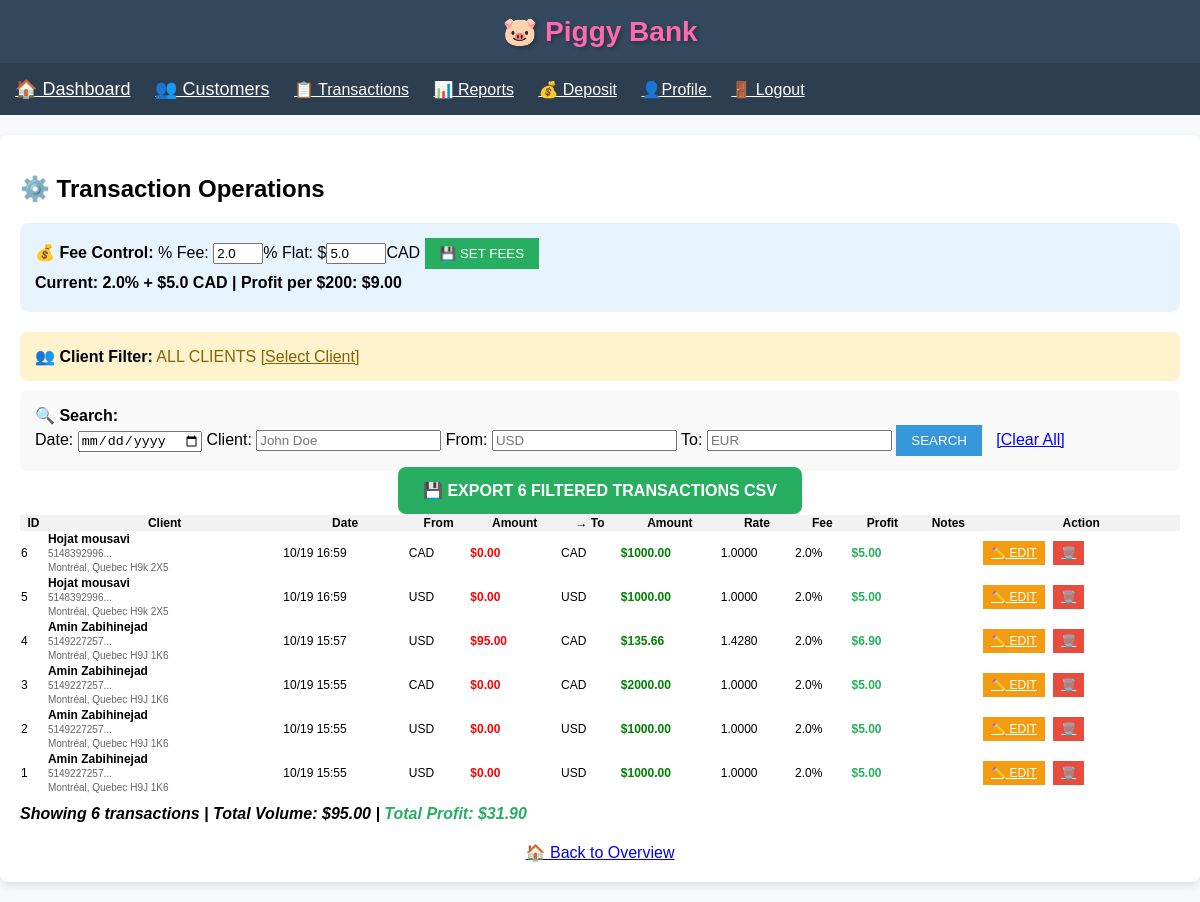
Page /transactions (signed in) on the earlier database version.
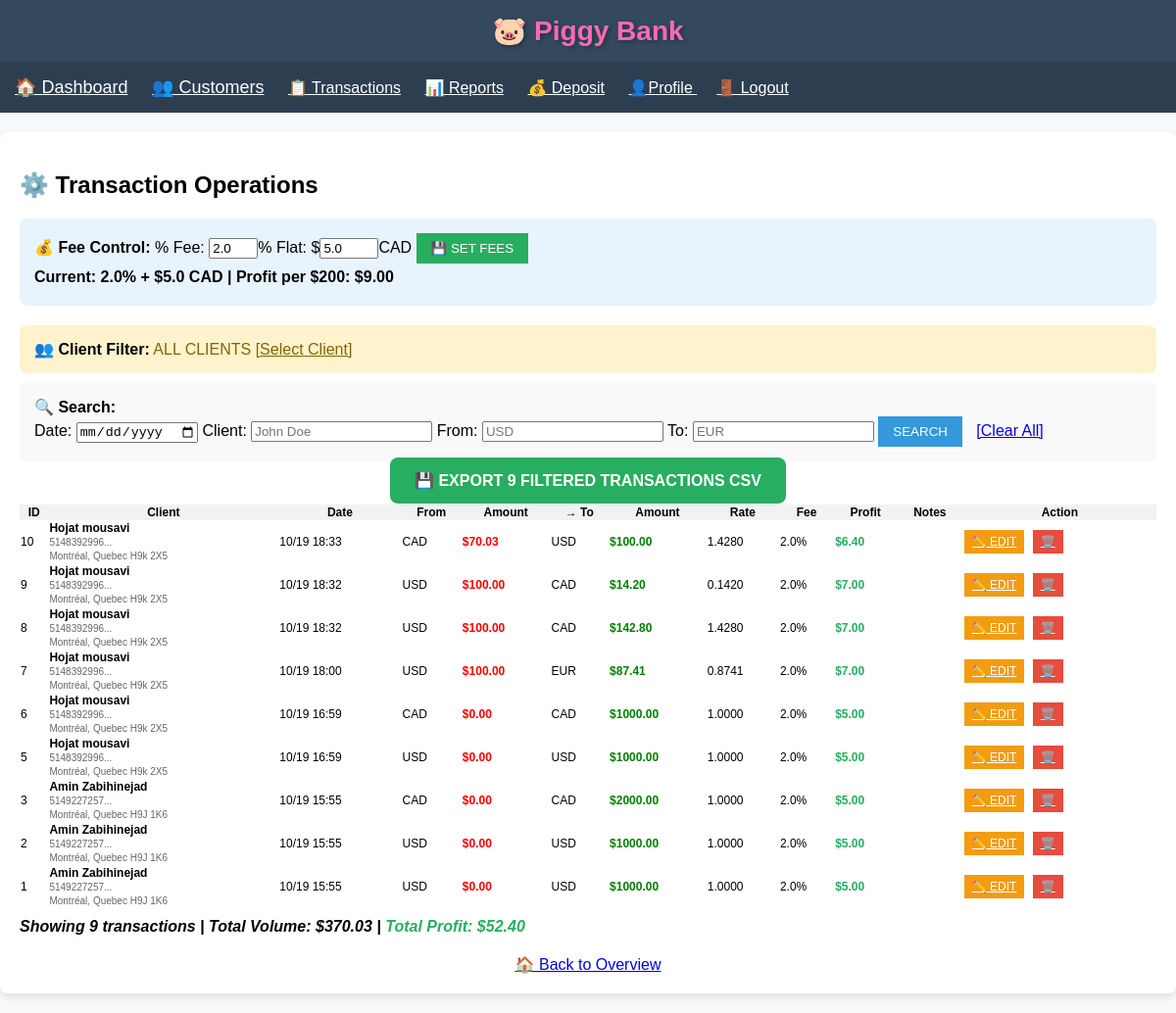
Same page on the later database version.
### app.py (models this page shows)
class Transaction(db.Model):
    id = db.Column(db.Integer, primary_key=True)
    date = db.Column(db.DateTime, default=datetime.utcnow)
    from_currency = db.Column(db.String(3), nullable=False)
    to_currency = db.Column(db.String(3), nullable=False)
    from_amount = db.Column(db.Float, nullable=False)
    to_amount = db.Column(db.Float, nullable=False)
    exchange_rate = db.Column(db.Float, nullable=False)
    notes = db.Column(db.Text, nullable=True)
    client_id = db.Column(db.Integer, db.ForeignKey('client.id'), nullable=False)

class Client(db.Model):
    id = db.Column(db.Integer, primary_key=True)
    first_name = db.Column(db.String(50), nullable=False)
    last_name = db.Column(db.String(50), nullable=False)
    email = db.Column(db.String(100), unique=True, nullable=False)
    phone = db.Column(db.String(20), nullable=False)
    apartment = db.Column(db.String(10))
    civic_number = db.Column(db.String(10), nullable=False)
    street = db.Column(db.String(100), nullable=False)
    city = db.Column(db.String(50), nullable=False)
    province = db.Column(db.String(10), nullable=False)
    postal_code = db.Column(db.String(10), nullable=False)
    created_at = db.Column(db.DateTime, default=datetime.utcnow)
    transactions = db.relationship('Transaction', backref='client', lazy=True)

### app.py (the view)
@app.route('/transactions')
def transactions():
    if 'user_id' not in session:
        return redirect(url_for('login'))
    search_date = request.args.get('date', '')
    search_client = request.args.get('client_name', '')
    search_from = request.args.get('from_currency', '')
    search_to = request.args.get('to_currency', '')
    query = Transaction.query.order_by(Transaction.date.desc())
    if session.get('is_admin'):
        all_tx = query.all()
    else:
        client_id = session.get('selected_client_id')
        if client_id:
            all_tx = query.filter_by(client_id=client_id).all()
        else:
            all_tx = []
    if search_date:
        search_date_obj = datetime.strptime(search_date, '%Y-%m-%d')
        all_tx = [tx for tx in all_tx if tx.date.date() == search_date_obj.date()]
    if search_client:
        all_tx = [tx for tx in all_tx if
                  search_client.lower() in f"{tx.client.first_name} {tx.client.last_name}".lower()]
    if search_from:
        all_tx = [tx for tx in all_tx if tx.from_currency.upper() == search_from.upper()]
    if search_to:
        all_tx = [tx for tx in all_tx if tx.to_currency.upper() == search_to.upper()]
    current_fee = round(FEE_PERCENTAGE * 100, 1)
    current_flat_fee = round(FLAT_FEE_CAD, 2)
    current_fee = round(FEE_PERCENTAGE * 100, 1)
    current_flat_fee = round(FLAT_FEE_CAD, 2)
    return render_template('transactions.html', transactions=all_tx,
                           search_date=search_date, search_client=search_client,
                           search_from=search_from, search_to=search_to,
                           current_fee=current_fee, current_flat_fee=current_flat_fee,
                           filtered_transactions=len(all_tx))  # ✅ NEW!

### templates/transactions.html (shortened to what this page needs)
{% extends "base.html" %}
{% block content %}
    <h2>⚙️ Transaction Operations</h2>
    {% if session.is_admin %}
    <div style="background:#e8f4fd; padding:15px; border-radius:8px; margin-bottom:20px;">
        <strong>💰 Fee Control:</strong>
        <form method="POST" action="{{ url_for('set_fees') }}" style="display:inline;">
            % Fee: <input type="number" name="fee_percentage" step="0.1" value="{{ current_fee }}" style="width:50px;">%
            Flat: $<input type="number" name="flat_fee_cad" step="0.01" value="{{ current_flat_fee }}" style="width:60px;">CAD
            <input type="submit" value="💾 SET FEES" style="padding:8px 15px; background:#27ae60; color:white; border:none;">
        </form>
        <p style="margin:5px 0; font-weight:bold;">
            <strong>Current:</strong> {{ current_fee }}% + ${{ current_flat_fee }} CAD |
            <strong>Profit per $200:</strong> ${{ "%.2f"|format((200 * current_fee / 100) + current_flat_fee) }}
        </p>
    </div>
    {% endif %}
    <div style="background:#fff3cd; padding:15px; border-radius:8px; margin-bottom:10px;">
        <strong>👥 Client Filter:</strong>
        {% if session.selected_client_id %}
            <span style="color:#856404;">{{ session.selected_client_name }} ✅</span>
            <a href="{{ url_for('index') }}" style="color:#856404;">[Change Client]</a>
        {% else %}
            <span style="color:#856404;">ALL CLIENTS</span>
            <a href="{{ url_for('index') }}" style="color:#856404;">[Select Client]</a>
        {% endif %}
    </div>
    <div style="background: #f9f9f9; padding: 15px; margin: 10px 0; border-radius: 5px;">
        <form method="GET">
            <strong>🔍 Search:</strong><br>
            Date: <input type="date" name="date" value="{{ search_date }}">
            Client: <input type="text" name="client_name" placeholder="John Doe" value="{{ search_client }}">
            From: <input type="text" name="from_currency" placeholder="USD" value="{{ search_from }}">
            To: <input type="text" name="to_currency" placeholder="EUR" value="{{ search_to }}">
            <input type="submit" value="SEARCH" style="padding:8px 15px; background:#3498db; color:white; border:none;">
            <a href="/transactions" style="color:blue; margin-left:10px;">[Clear All]</a>
        </form>
    </div>
    {% if transactions %}
        <div style="text-align:center; margin-bottom:15px;">
            <a href="{{ url_for('export_csv',
                date=search_date,
                client_name=search_client,
                from_currency=search_from,
                to_currency=search_to) }}"
               style="background:#27ae60; color:white; padding:15px 25px; text-decoration:none; border-radius:8px; font-size:16px; font-weight:bold;">
                💾 EXPORT {{ transactions|length }} FILTERED TRANSACTIONS CSV
            </a>
        </div>
        <table style="width:100%; border-collapse: collapse; font-size:12px;">
            <tr style="background:#f2f2f2;">
                <th>ID</th>
                <th>Client</th>
                <th>Date</th>
                <th>From</th>
                <th>Amount</th>
                <th>→ To</th>
                <th>Amount</th>
                <th>Rate</th>
                <th>Fee</th>
                <th>Profit</th>
                <th>Notes</th>
                <th>Action</th>
            </tr>
            {% for tx in transactions %}
                {% set profit = ((tx.from_amount * current_fee / 100) + current_flat_fee)|round(2) %}
                <tr>
                    <td>{{ tx.id }}</td>
                    <td style="white-space: nowrap;">
                        <strong>{{ tx.client.first_name }} {{ tx.client.last_name }}</strong><br>
                        <small style="color:#666;">
                            {{ tx.client.phone[:12] }}...<br>
                            {{ tx.client.city }}, {{ tx.client.province }} {{ tx.client.postal_code }}
                        </small>
                    </td>
                    <td>{{ tx.date.strftime('%m/%d %H:%M') }}</td>
                    <td>{{ tx.from_currency }}</td>
                    <td style="color: red; font-weight: bold;">${{ "%.2f"|format(tx.from_amount) }}</td>
                    <td>{{ tx.to_currency }}</td>
                    <td style="color: green; font-weight: bold;">${{ "%.2f"|format(tx.to_amount) }}</td>
                    <td style="white-space: nowrap;">{{ "%.4f"|format(tx.exchange_rate) }}</td>
                    <td style="white-space: nowrap;">{{ current_fee }}%</td>
                    <td style="color: #27ae60; font-weight: bold;">${{ "%.2f"|format(profit) }}</td>
                    <td style="max-width:150px;">{{ (tx.notes or '')[:30] }}{% if tx.notes|length > 30 %}...{% endif %}</td>
                    <td>
                        <a href="{{ url_for('edit_transaction', tx_id=tx.id) }}" style="background:#f39c12; color:white; padding:5px 8px;">✏️ EDIT</a>
                        <a href="{{ url_for('delete_transaction', tx_id=tx.id) }}" style="background:#e74c3c; color:white; padding:5px 8px; margin-left:5px;" onclick="return confirm('Delete?')">🗑️</a>
                    </td>
                </tr>
            {% endfor %}
        </table>
        <p style="margin-top:10px; font-weight:bold;">
            <em>Showing {{ transactions|length }} transactions |
            Total Volume: ${{ "%.2f"|format(transactions|sum(attribute='from_amount')) }} |
            <span style="color:#27ae60;">Total Profit: ${{ "%.2f"|format((transactions|sum(attribute='from_amount') * current_fee / 100) + (transactions|length * current_flat_fee)) }}</span>
            </em>
        </p>
    {% else %}
        <div style="text-align:center; padding:30px; color:#666;">
            <h3>No transactions found!</h3>
            <p>Select a client and add transactions from <a href="{{ url_for('index') }}">📊 Overview</a></p>
        </div>
    {% endif %}
    <div style="margin-top:20px; text-align:center;">
        <a href="{{ url_for('index') }}" style="font-size:16px;">🏠 Back to Overview</a>
    </div>
{% endblock %}

### templates/base.html (shortened to what this page needs)
<!DOCTYPE html>
<html lang="en">
<head>
</head>
<body>
    <div class="header">
        <h1>🐷 <span style="color: #ff69b4;">Piggy Bank</span></h1>
    </div>
   <nav style="background:#2c3e50; padding:15px;">
    <a href="{{ url_for('index') }}" style="color:white; margin-right:20px; font-size:18px;">🏠 Dashboard</a>
    <a href="{{ url_for('customers') }}" style="color:white; margin-right:20px; font-size:18px;">👥 Customers</a>
    <a href="{{ url_for('transactions') }}" style="color:white; margin-right:20px;">📋 Transactions</a>
	<a href="{{ url_for('reports') }}"style="color:white; margin-right:20px;">📊 Reports</a>
    <a href="{{ url_for('deposit') }}" style="color:white; margin-right:20px;">💰 Deposit</a>
    <a href="{{ url_for('profile') }}" style="color:white; margin-right:20px;">👤Profile {{ session.username }}</a>
    <a href="{{ url_for('logout') }}" style="color:white;">🚪 Logout</a>
	</nav>
    <div class="container">
        {% block content %}{% endblock %}
    </div>
</body>
</html>

### templates/base.html (style rules this page uses)
* { box-sizing: border-box; }
body { font-family: Arial; margin: 0; padding: 0; background: #f8f9fa; }
.header { background: #34495e; color: white; padding: 15px; text-align: center; box-shadow: 0 2px 5px rgba(0,0,0,0.1); }
.header h1 { margin: 0; font-size: 28px; text-shadow: 2px 2px 4px rgba(0,0,0,0.3); }
.container { max-width: 1200px; margin: 20px auto; padding: 20px; background: white; border-radius: 8px; box-shadow: 0 4px 8px rgba(0,0,0,0.1); }

Differences in the rows shown:
removed Transaction: id "4", client.first_name "Amin", client.last_name "Zabihinejad", client "5149227257", client.city "Montréal", client.province "Quebec", client.postal_code "H9J 1K6", date "10/19 15:57", from_currency "USD", from_amount "95.00", to_currency "CAD", to_amount "135.66", exchange_rate "1.4280", current_fee "2.0", profit "6.90"
added Transaction: id "10", client.first_name "Hojat", client.last_name "mousavi", client "5148392996", client.city "Montréal", client.province "Quebec", client.postal_code "H9k 2X5", date "10/19 18:33", from_currency "CAD", from_amount "70.03", to_currency "USD", to_amount "100.00", exchange_rate "1.4280", current_fee "2.0", profit "6.40"
added Transaction: id "9", client.first_name "Hojat", client.last_name "mousavi", client "5148392996", client.city "Montréal", client.province "Quebec", client.postal_code "H9k 2X5", date "10/19 18:32", from_currency "USD", from_amount "100.00", to_currency "CAD", to_amount "14.20", exchange_rate "0.1420", current_fee "2.0", profit "7.00"
added Transaction: id "8", client.first_name "Hojat", client.last_name "mousavi", client "5148392996", client.city "Montréal", client.province "Quebec", client.postal_code "H9k 2X5", date "10/19 18:32", from_currency "USD", from_amount "100.00", to_currency "CAD", to_amount "142.80", exchange_rate "1.4280", current_fee "2.0", profit "7.00"
added Transaction: id "7", client.first_name "Hojat", client.last_name "mousavi", client "5148392996", client.city "Montréal", client.province "Quebec", client.postal_code "H9k 2X5", date "10/19 18:00", from_currency "USD", from_amount "100.00", to_currency "EUR", to_amount "87.41", exchange_rate "0.8741", current_fee "2.0", id "7.00"
Other differences:
{{ transactions|length }}: "6" → "9"
{{ "%.2f"|format(transactions|sum(attribute='from_amount')) }}: "95.00" → "370.03"
text no longer shown: "31.90"
text now shown: "52.40"
